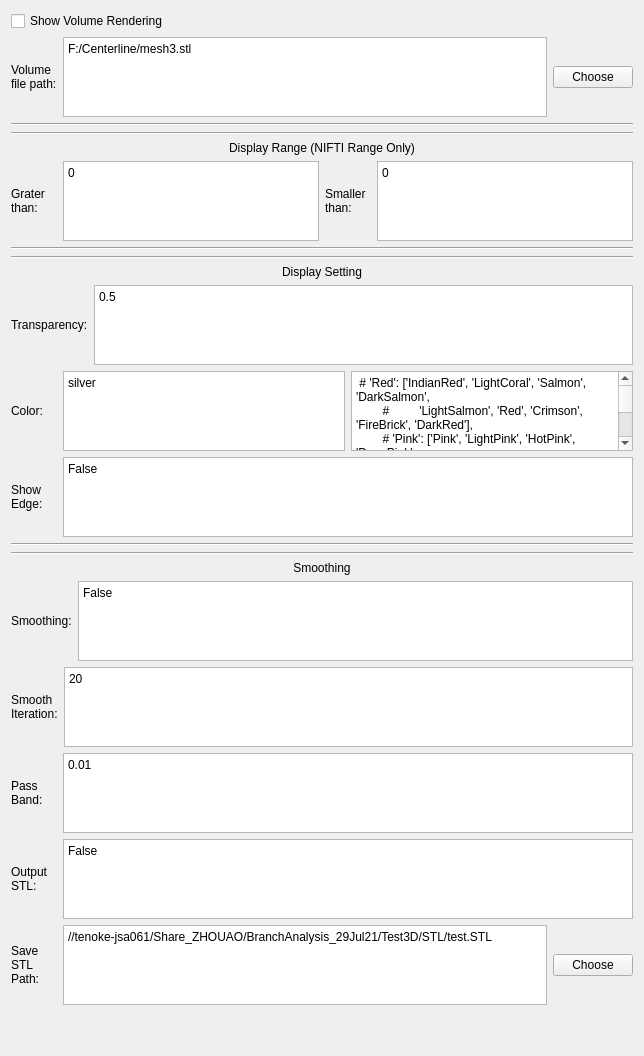
            <widget class="QWidget" name="tab_2">
             <attribute name="title">
              <string>Volume View</string>
             </attribute>
             <layout class="QVBoxLayout" name="verticalLayout_82">
              <item>
               <layout class="QHBoxLayout" name="horizontalLayout_88">
                <item>
                 <widget class="QCheckBox" name="volumeRenderCheckBox_R3V">
                  <property name="text">
                   <string>Show Volume Rendering</string>
                  </property>
                  <property name="checked">
                   <bool>false</bool>
                  </property>
                 </widget>
                </item>
                <item>
                 <spacer name="horizontalSpacer_15_R3V">
                  <property name="orientation">
                   <enum>Qt::Horizontal</enum>
                  </property>
                  <property name="sizeHint" stdset="0">
                   <size>
                    <width>40</width>
                    <height>20</height>
                   </size>
                  </property>
                 </spacer>
                </item>
               </layout>
              </item>
              <item>
               <layout class="QHBoxLayout" name="horizontalLayout_84">
                <item>
                 <widget class="QLabel" name="label_392">
                  <property name="sizePolicy">
                   <sizepolicy hsizetype="Preferred" vsizetype="Preferred">
                    <horstretch>0</horstretch>
                    <verstretch>0</verstretch>
                   </sizepolicy>
                  </property>
                  <property name="minimumSize">
                   <size>
                    <width>46</width>
                    <height>0</height>
                   </size>
                  </property>
                  <property name="maximumSize">
                   <size>
                    <width>16777215</width>
                    <height>16777215</height>
                   </size>
                  </property>
                  <property name="text">
                   <string>Volume file path: </string>
                  </property>
                  <property name="wordWrap">
                   <bool>true</bool>
                  </property>
                 </widget>
                </item>
                <item>
                 <widget class="QPlainTextEdit" name="filesVRTxt_R3V">
                  <property name="enabled">
                   <bool>true</bool>
                  </property>
                  <property name="sizePolicy">
                   <sizepolicy hsizetype="Expanding" vsizetype="Expanding">
                    <horstretch>0</horstretch>
                    <verstretch>60</verstretch>
                   </sizepolicy>
                  </property>
                  <property name="minimumSize">
                   <size>
                    <width>0</width>
                    <height>0</height>
                   </size>
                  </property>
                  <property name="maximumSize">
                   <size>
                    <width>16777215</width>
                    <height>80</height>
                   </size>
                  </property>
                  <property name="baseSize">
                   <size>
                    <width>0</width>
                    <height>0</height>
                   </size>
                  </property>
                  <property name="plainText">
                   <string>F:/Centerline/mesh3.stl</string>
                  </property>
                 </widget>
                </item>
                <item>
                 <layout class="QVBoxLayout" name="verticalLayout_77">
                  <item>
                   <widget class="QPushButton" name="VRChooseFilesBtn_R3V">
                    <property name="sizePolicy">
                     <sizepolicy hsizetype="Fixed" vsizetype="Fixed">
                      <horstretch>0</horstretch>
                      <verstretch>0</verstretch>
                     </sizepolicy>
                    </property>
                    <property name="text">
                     <string>Choose</string>
                    </property>
                   </widget>
                  </item>
                 </layout>
                </item>
               </layout>
              </item>
              <item>
               <widget class="Line" name="line_145">
                <property name="orientation">
                 <enum>Qt::Horizontal</enum>
                </property>
               </widget>
              </item>
              <item>
               <widget class="Line" name="line_136">
                <property name="orientation">
                 <enum>Qt::Horizontal</enum>
                </property>
               </widget>
              </item>
              <item>
               <widget class="QLabel" name="label_516">
                <property name="text">
                 <string>Display Range (NIFTI Range Only)</string>
                </property>
                <property name="alignment">
                 <set>Qt::AlignCenter</set>
                </property>
               </widget>
              </item>
              <item>
               <layout class="QHBoxLayout" name="horizontalLayout_230">
                <item>
                 <widget class="QLabel" name="label_67">
                  <property name="sizePolicy">
                   <sizepolicy hsizetype="Preferred" vsizetype="Preferred">
                    <horstretch>0</horstretch>
                    <verstretch>0</verstretch>
                   </sizepolicy>
                  </property>
                  <property name="minimumSize">
                   <size>
                    <width>46</width>
                    <height>0</height>
                   </size>
                  </property>
                  <property name="maximumSize">
                   <size>
                    <width>16777215</width>
                    <height>16777215</height>
                   </size>
                  </property>
                  <property name="text">
                   <string>Grater than:</string>
                  </property>
                  <property name="wordWrap">
                   <bool>true</bool>
                  </property>
                 </widget>
                </item>
                <item>
                 <widget class="QPlainTextEdit" name="bottomsVRTxt_R3V">
                  <property name="enabled">
                   <bool>true</bool>
                  </property>
                  <property name="sizePolicy">
                   <sizepolicy hsizetype="Expanding" vsizetype="Expanding">
                    <horstretch>0</horstretch>
                    <verstretch>60</verstretch>
                   </sizepolicy>
                  </property>
                  <property name="minimumSize">
                   <size>
                    <width>0</width>
                    <height>0</height>
                   </size>
                  </property>
                  <property name="maximumSize">
                   <size>
                    <width>16777215</width>
                    <height>80</height>
                   </size>
                  </property>
                  <property name="baseSize">
                   <size>
                    <width>0</width>
                    <height>0</height>
                   </size>
                  </property>
                  <property name="plainText">
                   <string>0</string>
                  </property>
                 </widget>
                </item>
                <item>
                 <widget class="QLabel" name="label_433">
                  <property name="minimumSize">
                   <size>
                    <width>46</width>
                    <height>0</height>
                   </size>
                  </property>
                  <property name="text">
                   <string>Smaller than:</string>
                  </property>
                  <property name="wordWrap">
                   <bool>true</bool>
                  </property>
                 </widget>
                </item>
                <item>
                 <widget class="QPlainTextEdit" name="topsVRTxt_R3V">
                  <property name="maximumSize">
                   <size>
                    <width>16777215</width>
                    <height>80</height>
                   </size>
                  </property>
                  <property name="plainText">
                   <string>0</string>
                  </property>
                 </widget>
                </item>
               </layout>
              </item>
              <item>
               <widget class="Line" name="line_125">
                <property name="orientation">
                 <enum>Qt::Horizontal</enum>
                </property>
               </widget>
              </item>
              <item>
               <widget class="Line" name="line_126">
                <property name="orientation">
                 <enum>Qt::Horizontal</enum>
                </property>
               </widget>
              </item>
              <item>
               <widget class="QLabel" name="label_507">
                <property name="text">
                 <string>Display Setting</string>
                </property>
                <property name="alignment">
                 <set>Qt::AlignCenter</set>
                </property>
               </widget>
              </item>
              <item>
               <layout class="QHBoxLayout" name="horizontalLayout_24">
                <item>
                 <widget class="QLabel" name="label_65">
                  <property name="sizePolicy">
                   <sizepolicy hsizetype="Preferred" vsizetype="Preferred">
                    <horstretch>0</horstretch>
                    <verstretch>0</verstretch>
                   </sizepolicy>
                  </property>
                  <property name="minimumSize">
                   <size>
                    <width>46</width>
                    <height>0</height>
                   </size>
                  </property>
                  <property name="maximumSize">
                   <size>
                    <width>16777215</width>
                    <height>16777215</height>
                   </size>
                  </property>
                  <property name="text">
                   <string>Transparency:</string>
                  </property>
                  <property name="wordWrap">
                   <bool>true</bool>
                  </property>
                 </widget>
                </item>
                <item>
                 <widget class="QPlainTextEdit" name="transparenciesVRTxt_R3V">
                  <property name="enabled">
                   <bool>true</bool>
                  </property>
                  <property name="sizePolicy">
                   <sizepolicy hsizetype="Expanding" vsizetype="Expanding">
                    <horstretch>0</horstretch>
                    <verstretch>60</verstretch>
                   </sizepolicy>
                  </property>
                  <property name="minimumSize">
                   <size>
                    <width>0</width>
                    <height>0</height>
                   </size>
                  </property>
                  <property name="maximumSize">
                   <size>
                    <width>16777215</width>
                    <height>80</height>
                   </size>
                  </property>
                  <property name="baseSize">
                   <size>
                    <width>0</width>
                    <height>0</height>
                   </size>
                  </property>
                  <property name="plainText">
                   <string>0.5</string>
                  </property>
                 </widget>
                </item>
               </layout>
              </item>
              <item>
               <layout class="QHBoxLayout" name="horizontalLayout_28">
                <item>
                 <widget class="QLabel" name="label_75">
                  <property name="minimumSize">
                   <size>
                    <width>46</width>
                    <height>0</height>
                   </size>
                  </property>
                  <property name="text">
                   <string>Color:</string>
                  </property>
                  <property name="wordWrap">
                   <bool>true</bool>
                  </property>
                 </widget>
                </item>
                <item>
                 <widget class="QPlainTextEdit" name="colorsVRTxt_R3V">
                  <property name="maximumSize">
                   <size>
                    <width>16777215</width>
                    <height>80</height>
                   </size>
                  </property>
                  <property name="plainText">
                   <string>silver</string>
                  </property>
                 </widget>
                </item>
                <item>
                 <widget class="QPlainTextEdit" name="colorsVRTxt_R3V_2">
                  <property name="maximumSize">
                   <size>
                    <width>16777215</width>
                    <height>80</height>
                   </size>
                  </property>
                  <property name="plainText">
                   <string> # 'Red': ['IndianRed', 'LightCoral', 'Salmon', 'DarkSalmon',
        #         'LightSalmon', 'Red', 'Crimson', 'FireBrick', 'DarkRed'],
        # 'Pink': ['Pink', 'LightPink', 'HotPink', 'DeepPink',
        #          'MediumVioletRed', 'PaleVioletRed'],
        # 'Orange': ['LightSalmon', 'Coral', 'Tomato', 'OrangeRed',
        #            'DarkOrange', 'Orange'],
        # 'Yellow': ['Gold', 'Yellow', 'LightYellow', 'LemonChiffon',
        #            'LightGoldenrodYellow', 'PapayaWhip', 'Moccasin',
        #            'PeachPuff', 'PaleGoldenrod', 'Khaki', 'DarkKhaki'],
        # 'Purple': ['Lavender', 'Thistle', 'Plum', 'Violet', 'Orchid',
        #            'Fuchsia', 'Magenta', 'MediumOrchid', 'MediumPurple',
        #            'BlueViolet', 'DarkViolet', 'DarkOrchid', 'DarkMagenta',
        #            'Purple', 'Indigo', 'DarkSlateBlue', 'SlateBlue',
        #            'MediumSlateBlue'],
        # 'Green': ['GreenYellow', 'Chartreuse', 'LawnGreen', 'Lime',
        #           'LimeGreen', 'PaleGreen', 'LightGreen',
        #           'MediumSpringGreen', 'SpringGreen', 'MediumSeaGreen',
        #           'SeaGreen', 'ForestGreen', 'Green', 'DarkGreen',
        #           'YellowGreen', 'OliveDrab', 'Olive', 'DarkOliveGreen',
        #           'MediumAquamarine', 'DarkSeaGreen', 'LightSeaGreen',
        #           'DarkCyan', 'Teal'],
        # 'Blue/Cyan': ['Aqua', 'Cyan', 'LightCyan', 'PaleTurquoise',
        #               'Aquamarine', 'Turquoise', 'MediumTurquoise',
        #               'DarkTurquoise', 'CadetBlue', 'SteelBlue',
        #               'LightSteelBlue', 'PowderBlue', 'LightBlue',
        #               'SkyBlue', 'LightSkyBlue', 'DeepSkyBlue',
        #               'DodgerBlue', 'CornflowerBlue', 'RoyalBlue', 'Blue',
        #               'MediumBlue', 'DarkBlue', 'Navy', 'MidnightBlue'],
        # 'Brown': ['Cornsilk', 'BlanchedAlmond', 'Bisque', 'NavajoWhite',
        #           'Wheat', 'BurlyWood', 'Tan', 'RosyBrown', 'SandyBrown',
        #           'Goldenrod', 'DarkGoldenrod', 'Peru', 'Chocolate',
        #           'SaddleBrown', 'Sienna', 'Brown', 'Maroon'],
        # 'White': ['White', 'Snow', 'Honeydew', 'MintCream', 'Azure',
        #           'AliceBlue', 'GhostWhite', 'WhiteSmoke', 'Seashell',
        #           'Beige', 'OldLace', 'FloralWhite', 'Ivory',
        #           'AntiqueWhite', 'Linen',
        #           'LavenderBlush', 'MistyRose'],
        # 'Gray': ['Gainsboro', 'LightGrey', 'Silver', 'DarkGray', 'Gray',
        #          'DimGray', 'LightSlateGray', 'SlateGray', 'DarkSlateGray',
        #          'Black']
        # 'Whites': ['antique_white', 'azure', 'bisque', 'blanched_almond',
        #            'cornsilk', 'eggshell', 'floral_white', 'gainsboro',
        #            'ghost_white', 'honeydew', 'ivory', 'lavender',
        #            'lavender_blush', 'lemon_chiffon', 'linen', 'mint_cream',
        #            'misty_rose', 'moccasin', 'navajo_white', 'old_lace',
        #            'papaya_whip', 'peach_puff', 'seashell', 'snow',
        #            'thistle', 'titanium_white', 'wheat', 'white',
        #            'white_smoke', 'zinc_white'],
        # 'Greys': ['cold_grey', 'dim_grey', 'grey', 'light_grey',
        #           'slate_grey', 'slate_grey_dark', 'slate_grey_light',
        #           'warm_grey'],
        # 'Blacks': ['black', 'ivory_black', 'lamp_black'],
        # 'Reds': ['alizarin_crimson', 'brick', 'cadmium_red_deep', 'coral',
        #          'coral_light', 'deep_pink', 'english_red', 'firebrick',
        #          'geranium_lake', 'hot_pink', 'indian_red', 'light_salmon',
        #          'madder_lake_deep', 'maroon', 'pink', 'pink_light',
        #          'raspberry', 'red', 'rose_madder', 'salmon', 'tomato',
        #          'venetian_red'],
        # 'Browns': ['beige', 'brown', 'brown_madder', 'brown_ochre',
        #            'burlywood', 'burnt_sienna', 'burnt_umber', 'chocolate',
        #            'deep_ochre', 'flesh', 'flesh_ochre', 'gold_ochre',
        #            'greenish_umber', 'khaki', 'khaki_dark', 'light_beige',
        #            'peru', 'rosy_brown', 'raw_sienna', 'raw_umber', 'sepia',
        #            'sienna', 'saddle_brown', 'sandy_brown', 'tan',
        #            'van_dyke_brown'],
        # 'Oranges': ['cadmium_orange', 'cadmium_red_light', 'carrot',
        #             'dark_orange', 'mars_orange', 'mars_yellow', 'orange',
        #             'orange_red', 'yellow_ochre'],
        # 'Yellows': ['aureoline_yellow', 'banana', 'cadmium_lemon',
        #             'cadmium_yellow', 'cadmium_yellow_light', 'gold',
        #             'goldenrod', 'goldenrod_dark', 'goldenrod_light',
        #             'goldenrod_pale', 'light_goldenrod', 'melon',
        #             'naples_yellow_deep', 'yellow', 'yellow_light'],
        # 'Greens': ['chartreuse', 'chrome_oxide_green', 'cinnabar_green',
        #            'cobalt_green', 'emerald_green', 'forest_green', 'green',
        #            'green_dark', 'green_pale', 'green_yellow', 'lawn_green',
        #            'lime_green', 'mint', 'olive', 'olive_drab',
        #            'olive_green_dark', 'permanent_green', 'sap_green',
        #            'sea_green', 'sea_green_dark', 'sea_green_medium',
        #            'sea_green_light', 'spring_green', 'spring_green_medium',
        #            'terre_verte', 'viridian_light', 'yellow_green'],
        # 'Cyans': ['aquamarine', 'aquamarine_medium', 'cyan', 'cyan_white',
        #           'turquoise', 'turquoise_dark', 'turquoise_medium',
        #           'turquoise_pale'],
        # 'Blues': ['alice_blue', 'blue', 'blue_light', 'blue_medium',
        #           'cadet', 'cobalt', 'cornflower', 'cerulean', 'dodger_blue',
        #           'indigo', 'manganese_blue', 'midnight_blue', 'navy',
        #           'peacock', 'powder_blue', 'royal_blue', 'slate_blue',
        #           'slate_blue_dark', 'slate_blue_light',
        #           'slate_blue_medium', 'sky_blue', 'sky_blue_deep',
        #           'sky_blue_light', 'steel_blue', 'steel_blue_light',
        #           'turquoise_blue', 'ultramarine'],
        # 'Magentas': ['blue_violet', 'cobalt_violet_deep', 'magenta',
        #              'orchid', 'orchid_dark', 'orchid_medium',
        #              'permanent_red_violet', 'plum', 'purple',
        #              'purple_medium', 'ultramarine_violet', 'violet',
        #              'violet_dark', 'violet_red', 'violet_red_medium',
        #              'violet_red_pale']</string>
                  </property>
                 </widget>
                </item>
               </layout>
              </item>
              <item>
               <layout class="QHBoxLayout" name="horizontalLayout_241">
                <item>
                 <widget class="QLabel" name="label_418">
                  <property name="minimumSize">
                   <size>
                    <width>46</width>
                    <height>0</height>
                   </size>
                  </property>
                  <property name="text">
                   <string>Show Edge:</string>
                  </property>
                  <property name="wordWrap">
                   <bool>true</bool>
                  </property>
                 </widget>
                </item>
                <item>
                 <widget class="QPlainTextEdit" name="showEdgesVRTxt_R3V">
                  <property name="maximumSize">
                   <size>
                    <width>16777215</width>
                    <height>80</height>
                   </size>
                  </property>
                  <property name="plainText">
                   <string>False</string>
                  </property>
                 </widget>
                </item>
               </layout>
              </item>
              <item>
               <widget class="Line" name="line_140">
                <property name="orientation">
                 <enum>Qt::Horizontal</enum>
                </property>
               </widget>
              </item>
              <item>
               <widget class="Line" name="line_139">
                <property name="orientation">
                 <enum>Qt::Horizontal</enum>
                </property>
               </widget>
              </item>
              <item>
               <widget class="QLabel" name="label_508">
                <property name="text">
                 <string>Smoothing</string>
                </property>
                <property name="alignment">
                 <set>Qt::AlignCenter</set>
                </property>
               </widget>
              </item>
              <item>
               <layout class="QHBoxLayout" name="horizontalLayout_111">
                <item>
                 <widget class="QLabel" name="label_408">
                  <property name="minimumSize">
                   <size>
                    <width>46</width>
                    <height>0</height>
                   </size>
                  </property>
                  <property name="text">
                   <string>Smoothing:</string>
                  </property>
                  <property name="wordWrap">
                   <bool>true</bool>
                  </property>
                 </widget>
                </item>
                <item>
                 <widget class="QPlainTextEdit" name="smoothChoicesVRTxt_R3V">
                  <property name="maximumSize">
                   <size>
                    <width>16777215</width>
                    <height>80</height>
                   </size>
                  </property>
                  <property name="plainText">
                   <string>False</string>
                  </property>
                 </widget>
                </item>
               </layout>
              </item>
              <item>
               <layout class="QHBoxLayout" name="horizontalLayout_227">
                <item>
                 <widget class="QLabel" name="label_416">
                  <property name="minimumSize">
                   <size>
                    <width>46</width>
                    <height>0</height>
                   </size>
                  </property>
                  <property name="text">
                   <string>Smooth Iteration:</string>
                  </property>
                  <property name="wordWrap">
                   <bool>true</bool>
                  </property>
                 </widget>
                </item>
                <item>
                 <widget class="QPlainTextEdit" name="iterationsVRTxt_R3V">
                  <property name="maximumSize">
                   <size>
                    <width>16777215</width>
                    <height>80</height>
                   </size>
                  </property>
                  <property name="plainText">
                   <string>20</string>
                  </property>
                 </widget>
                </item>
               </layout>
              </item>
              <item>
               <layout class="QHBoxLayout" name="horizontalLayout_240">
                <item>
                 <widget class="QLabel" name="label_417">
                  <property name="minimumSize">
                   <size>
                    <width>46</width>
                    <height>0</height>
                   </size>
                  </property>
                  <property name="text">
                   <string>Pass Band:</string>
                  </property>
                  <property name="wordWrap">
                   <bool>true</bool>
                  </property>
                 </widget>
                </item>
                <item>
                 <widget class="QPlainTextEdit" name="passBandsVRTxt_R3V">
                  <property name="maximumSize">
                   <size>
                    <width>16777215</width>
                    <height>80</height>
                   </size>
                  </property>
                  <property name="plainText">
                   <string>0.01</string>
                  </property>
                 </widget>
                </item>
               </layout>
              </item>
              <item>
               <layout class="QHBoxLayout" name="horizontalLayout_126">
                <item>
                 <widget class="QLabel" name="label_423">
                  <property name="sizePolicy">
                   <sizepolicy hsizetype="Preferred" vsizetype="Preferred">
                    <horstretch>0</horstretch>
                    <verstretch>0</verstretch>
                   </sizepolicy>
                  </property>
                  <property name="minimumSize">
                   <size>
                    <width>46</width>
                    <height>0</height>
                   </size>
                  </property>
                  <property name="maximumSize">
                   <size>
                    <width>16777215</width>
                    <height>16777215</height>
                   </size>
                  </property>
                  <property name="text">
                   <string>Output STL:</string>
                  </property>
                  <property name="wordWrap">
                   <bool>true</bool>
                  </property>
                 </widget>
                </item>
                <item>
                 <widget class="QPlainTextEdit" name="output2DMeshesVRTxt_R3V">
                  <property name="enabled">
                   <bool>true</bool>
                  </property>
                  <property name="sizePolicy">
                   <sizepolicy hsizetype="Expanding" vsizetype="Expanding">
                    <horstretch>0</horstretch>
                    <verstretch>60</verstretch>
                   </sizepolicy>
                  </property>
                  <property name="minimumSize">
                   <size>
                    <width>0</width>
                    <height>0</height>
                   </size>
                  </property>
                  <property name="maximumSize">
                   <size>
                    <width>16777215</width>
                    <height>80</height>
                   </size>
                  </property>
                  <property name="baseSize">
                   <size>
                    <width>0</width>
                    <height>0</height>
                   </size>
                  </property>
                  <property name="plainText">
                   <string>False</string>
                  </property>
                 </widget>
                </item>
               </layout>
              </item>
              <item>
               <layout class="QHBoxLayout" name="horizontalLayout_125">
                <item>
                 <widget class="QLabel" name="label_422">
                  <property name="sizePolicy">
                   <sizepolicy hsizetype="Preferred" vsizetype="Preferred">
                    <horstretch>0</horstretch>
                    <verstretch>0</verstretch>
                   </sizepolicy>
                  </property>
                  <property name="minimumSize">
                   <size>
                    <width>46</width>
                    <height>0</height>
                   </size>
                  </property>
                  <property name="maximumSize">
                   <size>
                    <width>16777215</width>
                    <height>16777215</height>
                   </size>
                  </property>
                  <property name="text">
                   <string>Save STL Path:</string>
                  </property>
                  <property name="wordWrap">
                   <bool>true</bool>
                  </property>
                 </widget>
                </item>
                <item>
                 <widget class="QPlainTextEdit" name="out2DMeshPathsVRTxt_R3V">
                  <property name="enabled">
                   <bool>true</bool>
                  </property>
                  <property name="sizePolicy">
                   <sizepolicy hsizetype="Expanding" vsizetype="Expanding">
                    <horstretch>0</horstretch>
                    <verstretch>60</verstretch>
                   </sizepolicy>
                  </property>
                  <property name="minimumSize">
                   <size>
                    <width>0</width>
                    <height>0</height>
                   </size>
                  </property>
                  <property name="maximumSize">
                   <size>
                    <width>16777215</width>
                    <height>80</height>
                   </size>
                  </property>
                  <property name="baseSize">
                   <size>
                    <width>0</width>
                    <height>0</height>
                   </size>
                  </property>
                  <property name="plainText">
                   <string>//tenoke-jsa061/Share_ZHOUAO/BranchAnalysis_29Jul21/Test3D/STL/test.STL</string>
                  </property>
                 </widget>
                </item>
                <item>
                 <layout class="QVBoxLayout" name="verticalLayout_90">
                  <item>
                   <widget class="QPushButton" name="VRSaveFilesBtn_R3V">
                    <property name="sizePolicy">
                     <sizepolicy hsizetype="Fixed" vsizetype="Fixed">
                      <horstretch>0</horstretch>
                      <verstretch>0</verstretch>
                     </sizepolicy>
                    </property>
                    <property name="text">
                     <string>Choose</string>
                    </property>
                   </widget>
                  </item>
                 </layout>
                </item>
               </layout>
              </item>
              <item>
               <spacer name="verticalSpacer_10">
                <property name="orientation">
                 <enum>Qt::Vertical</enum>
                </property>
                <property name="sizeHint" stdset="0">
                 <size>
                  <width>20</width>
                  <height>40</height>
                 </size>
                </property>
               </spacer>
              </item>
             </layout>
            </widget>
